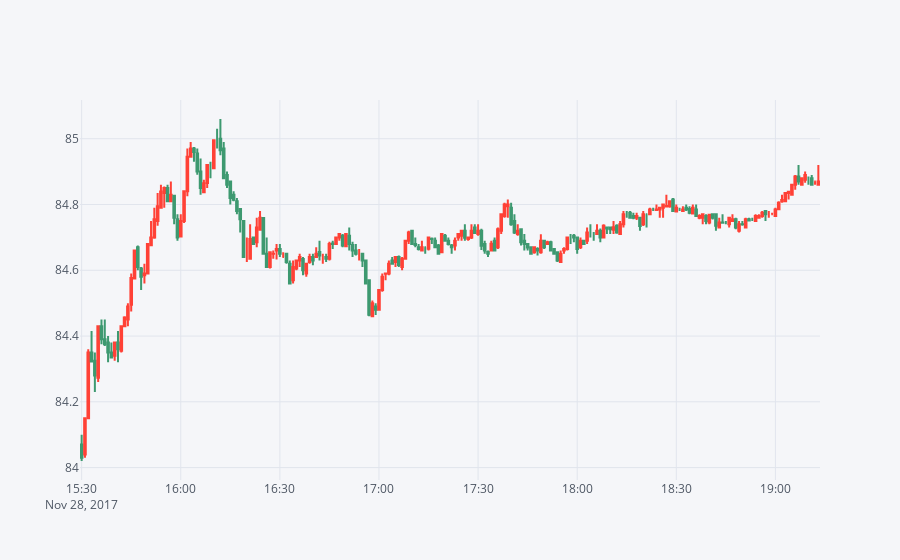

Notebook code for this chart:
### Code cell
df[['Open', 'High', 'Low', 'Close']].iplot(kind='candlestick')

### Figure 1 — Plotly figure (JSON) as saved in the notebook; plotly's stock layout.template omitted (floating-point values rounded to 4 significant figures; data arrays with more than 128 entries replaced by an {"elided": "..."} marker saying what was removed)
{"data": [{"close": {"elided": "224 float values"}, "decreasing": {"line": {}, "showlegend": false}, "high": {"elided": "224 float values"}, "increasing": {"line": {}, "showlegend": false}, "low": {"elided": "224 float values"}, "open": {"elided": "224 float values"}, "type": "candlestick", "x": {"elided": "224 str values"}, "yaxis": "y2"}], "layout": {"legend": {"bgcolor": "#F5F6F9", "font": {"color": "#4D5663"}}, "paper_bgcolor": "#F5F6F9", "plot_bgcolor": "#F5F6F9", "titlefont": {"color": "#4D5663"}, "xaxis1": {"gridcolor": "#E1E5ED", "rangeslider": {"visible": false}, "showgrid": true, "tickfont": {"color": "#4D5663"}, "title": "", "titlefont": {"color": "#4D5663"}, "zerolinecolor": "#E1E5ED"}, "yaxis1": {"gridcolor": "#E1E5ED", "showgrid": true, "showticklabels": false, "tickfont": {"color": "#4D5663"}, "title": "", "titlefont": {"color": "#4D5663"}, "zerolinecolor": "#E1E5ED"}, "yaxis2": {"gridcolor": "#E1E5ED", "showgrid": true, "tickfont": {"color": "#4D5663"}, "title": "", "titlefont": {"color": "#4D5663"}, "zerolinecolor": "#E1E5ED"}}}
